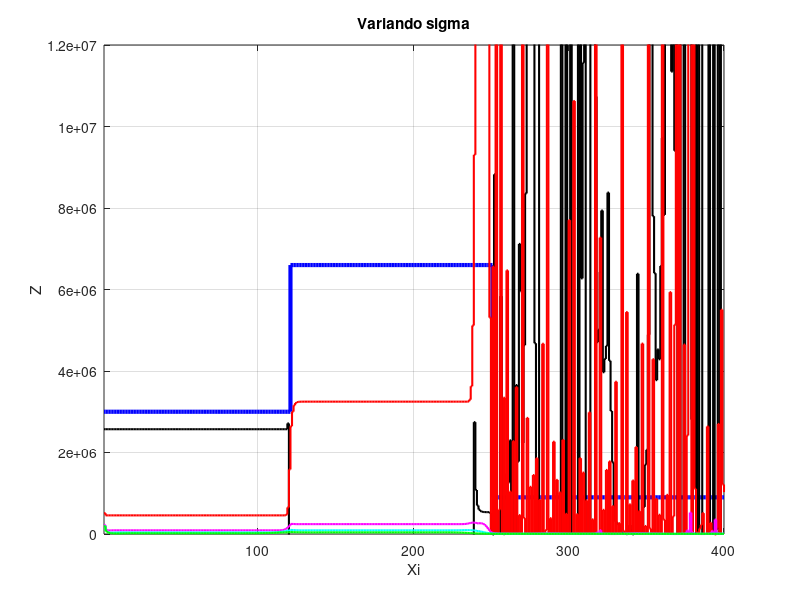

Reproduce this figure in MATLAB.
clear; clc; close all;

%dominio
ni = 400;
nt = 3 * ni;

Z = ones(1, ni);
Z(1:120)   = 2000 * 1500;
Z(121:250) = 2200 * 3000;
Z(251:end) = 750 * 1200;

fonte2 = zeros(1, nt);
fonte2(3) = 1;

sigmas = [1, 2, 5, 10, 20];
cores = ['k', 'r', 'm', 'c', 'g'];

figure;
stairs(1:ni, Z, 'b', 'LineWidth', 3);
hold on;

fprintf('Inicio');

A = 5e-6;
z0 = 0;

for k = 1:length(sigmas)

    s = sigmas(k);

    P2 = zeros(ni, nt);
    W2 = zeros(ni, nt);

    for i = 1:ni
        W2(i, 1) = A * exp(-((i - z0).^2) / (2 * s^2));
    end

    % PROBLEMA DIRETO
    for j = 2:nt
        if mod(1 + j, 2) == 0
            P2(1, j) = fonte2(j);
            U2 = Z(1)*W2(2, j-1) - P2(2, j-1);
            W2(1, j) = (P2(1, j) + U2) / Z(1);
        end
        for i = 2:ni-1
            if mod(i + j, 2) == 0
                D2 = Z(i-1)*W2(i-1, j-1) + P2(i-1, j-1);
                U2 = Z(i)*W2(i+1, j-1) - P2(i+1, j-1);
                W2(i, j) = (D2 + U2) / (Z(i-1) + Z(i));
                P2(i, j) = (Z(i)*D2 - Z(i-1)*U2) / (Z(i-1) + Z(i));
            end
        end
        if mod(ni + j, 2) == 0
            D2 = Z(ni-1)*W2(ni-1, j-1) + P2(ni-1, j-1);
            W2(ni, j) = D2 / (2 * Z(ni-1));
            P2(ni, j) = D2 / 2;
        end
    end

    % INVERSÃO 1D
    nt2 = 2 * ni;
    P4 = zeros(ni, nt2); W4 = zeros(ni, nt2); Z4 = zeros(1, ni);

    for j = 1:2:nt2
        P4(1, j) = P2(1, j + 2);
        W4(1, j) = W2(1, j + 2);
    end

    Z4(1) = P4(1, 1) / W4(1, 1);

    for i = 2:ni
        for j = i:2:(nt2 - i + 1)
            a = W4(i-1, j-1) + W4(i-1, j+1);
            b = W4(i-1, j-1) - W4(i-1, j+1);
            c = P4(i-1, j-1) + P4(i-1, j+1);
            d = P4(i-1, j-1) - P4(i-1, j+1);

            W4(i, j) = 0.5 * (a + d / Z4(i-1));
            P4(i, j) = 0.5 * (Z4(i-1) * b + c);
        end
        Z4(i) = P4(i, i) / W4(i, i);
    end

    stairs(1:ni, Z4, cores(k), 'LineWidth', 1.5);
end

fprintf('Fim');

hold off;
axis([1 ni 0 1.2e7]);
xlabel('Xi');
ylabel('Z');
title('Variando sigma');
grid on;
